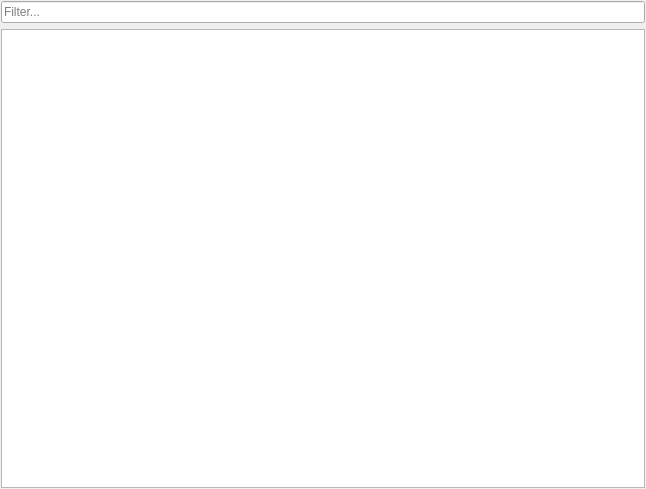
<?xml version="1.0" encoding="UTF-8"?>
<ui version="4.0">
 <class>ManagerTab</class>
 <widget class="QWidget" name="ManagerTab">
  <property name="geometry">
   <rect>
    <x>0</x>
    <y>0</y>
    <width>646</width>
    <height>489</height>
   </rect>
  </property>
  <property name="windowTitle">
   <string/>
  </property>
  <layout class="QGridLayout" name="gridLayout">
   <property name="margin">
    <number>1</number>
   </property>
   <item row="1" column="0">
    <widget class="LeechCraft::NetStoreManager::FilesView" name="FilesView_">
     <property name="contextMenuPolicy">
      <enum>Qt::ActionsContextMenu</enum>
     </property>
     <property name="dragDropMode">
      <enum>QAbstractItemView::InternalMove</enum>
     </property>
     <property name="defaultDropAction">
      <enum>Qt::MoveAction</enum>
     </property>
     <property name="selectionMode">
      <enum>QAbstractItemView::ExtendedSelection</enum>
     </property>
     <property name="rootIsDecorated">
      <bool>false</bool>
     </property>
     <property name="sortingEnabled">
      <bool>true</bool>
     </property>
    </widget>
   </item>
   <item row="0" column="0">
    <widget class="QLineEdit" name="Filter_">
     <property name="placeholderText">
      <string>Filter...</string>
     </property>
    </widget>
   </item>
  </layout>
 </widget>
 <customwidgets>
  <customwidget>
   <class>LeechCraft::NetStoreManager::FilesView</class>
   <extends>QTreeView</extends>
   <header>filesview.h</header>
  </customwidget>
 </customwidgets>
 <resources/>
 <connections/>
</ui>
